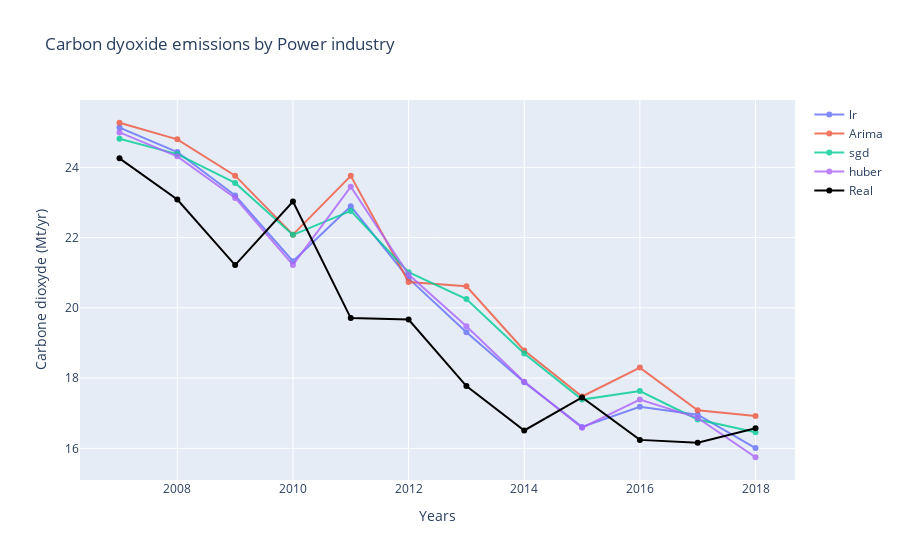
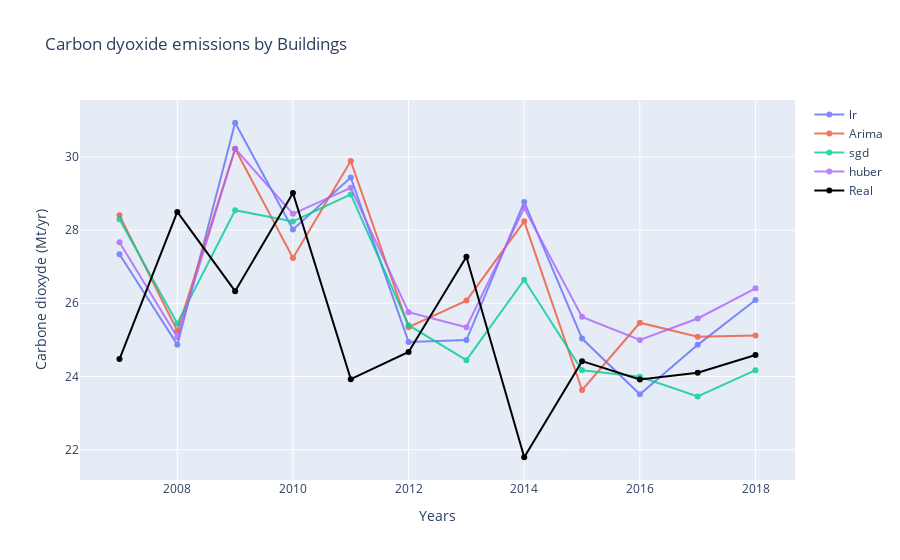
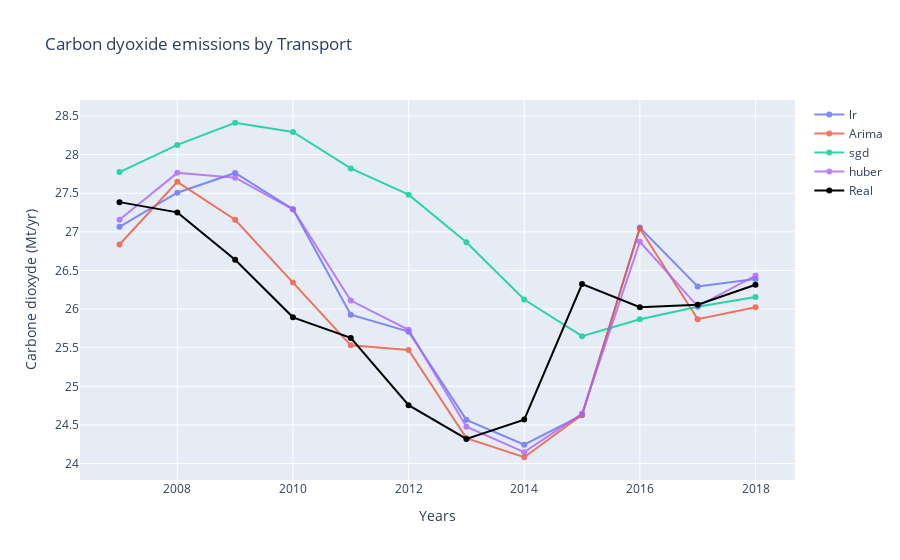
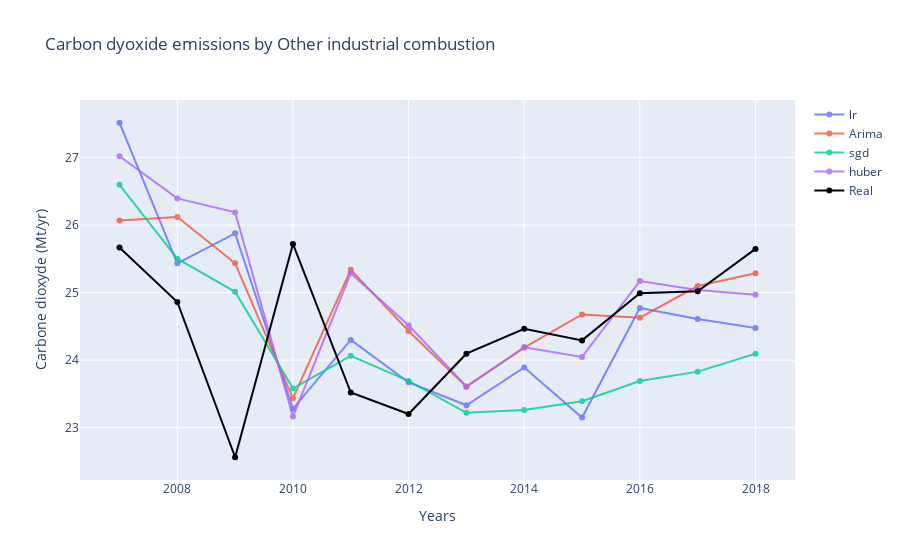

Notebook code cell kept with these figures, in order:
### Code cell
plot_function(figures, variables, test, name_sector)

### Figure 1 — Plotly figure (JSON) as saved in the notebook; plotly's stock layout.template omitted (floating-point values rounded to 4 significant figures)
{"data": [{"name": "lr", "opacity": 0.8, "type": "scatter", "x": [2007, 2008, 2009, 2010, 2011, 2012, 2013, 2014, 2015, 2016, 2017, 2018], "y": [25.13, 24.44, 23.2, 21.33, 22.89, 20.84, 19.31, 17.88, 16.61, 17.18, 16.96, 16.01]}, {"name": "Arima", "opacity": 0.8, "type": "scatter", "x": [2007, 2008, 2009, 2010, 2011, 2012, 2013, 2014, 2015, 2016, 2017, 2018], "y": [25.27, 24.8, 23.76, 22.08, 23.76, 20.74, 20.61, 18.78, 17.48, 18.3, 17.08, 16.92]}, {"name": "sgd", "opacity": 0.8, "type": "scatter", "x": [2007, 2008, 2009, 2010, 2011, 2012, 2013, 2014, 2015, 2016, 2017, 2018], "y": [24.82, 24.38, 23.56, 22.08, 22.76, 21.01, 20.25, 18.7, 17.39, 17.63, 16.82, 16.46]}, {"name": "huber", "opacity": 0.8, "type": "scatter", "x": [2007, 2008, 2009, 2010, 2011, 2012, 2013, 2014, 2015, 2016, 2017, 2018], "y": [25.0, 24.31, 23.13, 21.22, 23.45, 20.95, 19.48, 17.9, 16.59, 17.39, 16.87, 15.75]}, {"line": {"color": "black"}, "name": "Real", "opacity": 1, "type": "scatter", "x": [2007, 2008, 2009, 2010, 2011, 2012, 2013, 2014, 2015, 2016, 2017, 2018], "y": [24.26, 23.08, 21.22, 23.03, 19.71, 19.67, 17.77, 16.51, 17.45, 16.24, 16.16, 16.57]}], "layout": {"title": {"text": "Carbon dyoxide emissions by Power industry"}, "xaxis": {"title": {"text": "Years"}}, "yaxis": {"title": {"text": "Carbone dioxyde (Mt/yr)"}}}}

### Figure 2 — Plotly figure (JSON) as saved in the notebook; plotly's stock layout.template omitted (floating-point values rounded to 4 significant figures)
{"data": [{"name": "lr", "opacity": 0.8, "type": "scatter", "x": [2007, 2008, 2009, 2010, 2011, 2012, 2013, 2014, 2015, 2016, 2017, 2018], "y": [27.34, 24.87, 30.93, 28.02, 29.44, 24.94, 25.0, 28.77, 25.04, 23.51, 24.86, 26.09]}, {"name": "Arima", "opacity": 0.8, "type": "scatter", "x": [2007, 2008, 2009, 2010, 2011, 2012, 2013, 2014, 2015, 2016, 2017, 2018], "y": [28.4, 25.25, 30.22, 27.24, 29.89, 25.35, 26.07, 28.24, 23.63, 25.47, 25.09, 25.12]}, {"name": "sgd", "opacity": 0.8, "type": "scatter", "x": [2007, 2008, 2009, 2010, 2011, 2012, 2013, 2014, 2015, 2016, 2017, 2018], "y": [28.3, 25.45, 28.54, 28.24, 28.97, 25.4, 24.45, 26.64, 24.17, 23.99, 23.46, 24.17]}, {"name": "huber", "opacity": 0.8, "type": "scatter", "x": [2007, 2008, 2009, 2010, 2011, 2012, 2013, 2014, 2015, 2016, 2017, 2018], "y": [27.67, 25.08, 30.22, 28.44, 29.15, 25.76, 25.35, 28.6, 25.63, 25.0, 25.58, 26.41]}, {"line": {"color": "black"}, "name": "Real", "opacity": 1, "type": "scatter", "x": [2007, 2008, 2009, 2010, 2011, 2012, 2013, 2014, 2015, 2016, 2017, 2018], "y": [24.48, 28.5, 26.33, 29.01, 23.93, 24.67, 27.27, 21.79, 24.42, 23.92, 24.1, 24.59]}], "layout": {"title": {"text": "Carbon dyoxide emissions by Buildings"}, "xaxis": {"title": {"text": "Years"}}, "yaxis": {"title": {"text": "Carbone dioxyde (Mt/yr)"}}}}

### Figure 3 — Plotly figure (JSON) as saved in the notebook; plotly's stock layout.template omitted (floating-point values rounded to 4 significant figures)
{"data": [{"name": "lr", "opacity": 0.8, "type": "scatter", "x": [2007, 2008, 2009, 2010, 2011, 2012, 2013, 2014, 2015, 2016, 2017, 2018], "y": [27.06, 27.51, 27.76, 27.29, 25.93, 25.71, 24.57, 24.24, 24.63, 27.06, 26.29, 26.39]}, {"name": "Arima", "opacity": 0.8, "type": "scatter", "x": [2007, 2008, 2009, 2010, 2011, 2012, 2013, 2014, 2015, 2016, 2017, 2018], "y": [26.84, 27.65, 27.16, 26.35, 25.53, 25.47, 24.33, 24.08, 24.63, 27.04, 25.87, 26.02]}, {"name": "sgd", "opacity": 0.8, "type": "scatter", "x": [2007, 2008, 2009, 2010, 2011, 2012, 2013, 2014, 2015, 2016, 2017, 2018], "y": [27.77, 28.13, 28.41, 28.29, 27.82, 27.48, 26.86, 26.12, 25.65, 25.87, 26.03, 26.16]}, {"name": "huber", "opacity": 0.8, "type": "scatter", "x": [2007, 2008, 2009, 2010, 2011, 2012, 2013, 2014, 2015, 2016, 2017, 2018], "y": [27.16, 27.76, 27.7, 27.29, 26.11, 25.73, 24.48, 24.15, 24.65, 26.87, 26.04, 26.43]}, {"line": {"color": "black"}, "name": "Real", "opacity": 1, "type": "scatter", "x": [2007, 2008, 2009, 2010, 2011, 2012, 2013, 2014, 2015, 2016, 2017, 2018], "y": [27.38, 27.25, 26.64, 25.89, 25.63, 24.76, 24.32, 24.57, 26.32, 26.02, 26.06, 26.32]}], "layout": {"title": {"text": "Carbon dyoxide emissions by Transport"}, "xaxis": {"title": {"text": "Years"}}, "yaxis": {"title": {"text": "Carbone dioxyde (Mt/yr)"}}}}

### Figure 4 — Plotly figure (JSON) as saved in the notebook; plotly's stock layout.template omitted (floating-point values rounded to 4 significant figures)
{"data": [{"name": "lr", "opacity": 0.8, "type": "scatter", "x": [2007, 2008, 2009, 2010, 2011, 2012, 2013, 2014, 2015, 2016, 2017, 2018], "y": [27.52, 25.43, 25.88, 23.28, 24.3, 23.67, 23.33, 23.89, 23.15, 24.77, 24.61, 24.48]}, {"name": "Arima", "opacity": 0.8, "type": "scatter", "x": [2007, 2008, 2009, 2010, 2011, 2012, 2013, 2014, 2015, 2016, 2017, 2018], "y": [26.07, 26.12, 25.43, 23.43, 25.34, 24.43, 23.61, 24.19, 24.68, 24.63, 25.1, 25.29]}, {"name": "sgd", "opacity": 0.8, "type": "scatter", "x": [2007, 2008, 2009, 2010, 2011, 2012, 2013, 2014, 2015, 2016, 2017, 2018], "y": [26.6, 25.5, 25.01, 23.58, 24.06, 23.69, 23.22, 23.26, 23.39, 23.69, 23.83, 24.09]}, {"name": "huber", "opacity": 0.8, "type": "scatter", "x": [2007, 2008, 2009, 2010, 2011, 2012, 2013, 2014, 2015, 2016, 2017, 2018], "y": [27.02, 26.39, 26.19, 23.16, 25.29, 24.52, 23.61, 24.19, 24.05, 25.17, 25.04, 24.97]}, {"line": {"color": "black"}, "name": "Real", "opacity": 1, "type": "scatter", "x": [2007, 2008, 2009, 2010, 2011, 2012, 2013, 2014, 2015, 2016, 2017, 2018], "y": [25.67, 24.86, 22.56, 25.72, 23.52, 23.2, 24.1, 24.47, 24.29, 24.99, 25.02, 25.65]}], "layout": {"title": {"text": "Carbon dyoxide emissions by Other industrial combustion"}, "xaxis": {"title": {"text": "Years"}}, "yaxis": {"title": {"text": "Carbone dioxyde (Mt/yr)"}}}}
